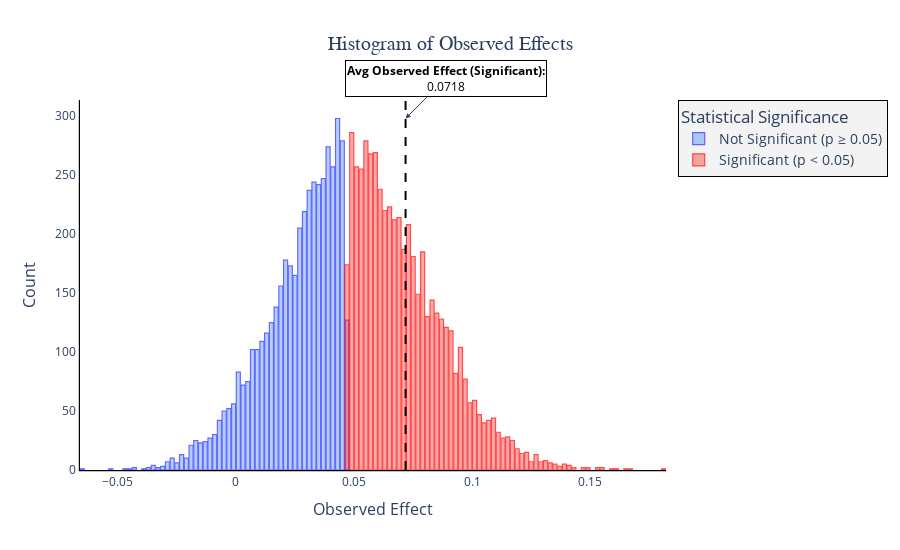

Write notebook code for a chart like this one.
### Code cell
# Compute the mean observed effect for stat_sig == 1
mean_effect_sig = df[df['stat_sig'] == 1]['obs_effect'].mean()

# Create the figure
fig = go.Figure()

# Define colors
colors = {0: "rgba(0, 100, 255, 0.5)", 1: "rgba(255, 50, 50, 0.6)"}

# Add histogram for stat_sig == 0 (Not Significant)
fig.add_trace(go.Histogram(
    x=df[df['stat_sig'] == 0]['obs_effect'],
    #nbinsx=50,
    name="Not Significant (p ≥ 0.05)",
    marker=dict(color=colors[0], line=dict(color='blue', width=1.2)),
    opacity=0.6,
    hovertemplate="<b>Category:</b> Not Significant<br>"
                  "<b>Bin Range:</b> %{x}<br>"
                  "<b>Count:</b> %{y}<extra></extra>"
))

# Add histogram for stat_sig == 1 (Significant)
fig.add_trace(go.Histogram(
    x=df[df['stat_sig'] == 1]['obs_effect'],
    #nbinsx=50,
    name="Significant (p < 0.05)",
    marker=dict(color=colors[1], line=dict(color='red', width=1.2)),
    opacity=0.7,
    hovertemplate="<b>Category:</b> Significant<br>"
                  "<b>Bin Range:</b> %{x}<br>"
                  "<b>Count:</b> %{y}<extra></extra>"
))

# Add vertical line for the mean observed effect (Significant category only)
fig.add_shape(
    dict(
        type="line",
        x0=mean_effect_sig, x1=mean_effect_sig,
        y0=0, y1=1,  # Scale to full height
        xref='x', yref='paper',
        line=dict(color="black", width=2, dash="dash")
    )
)

# Add annotation for the vertical line, including the numeric value
fig.add_annotation(
    x=mean_effect_sig,
    y=0.95,  # Position at 95% height
    xref="x",
    yref="paper",
    text=f"<b>Avg Observed Effect (Significant):</b><br>{mean_effect_sig:.4f}",
    showarrow=True,
    arrowhead=2,
    ax=40,  # Offset annotation
    ay=-40,
    font=dict(size=12, color="black"),
    bgcolor="rgba(255, 255, 255, 0.8)",  # Light background for readability
    bordercolor="black",
    borderwidth=1
)

# Update layout for better aesthetics
fig.update_layout(
    width=900,
    height=550,
    title=dict(
        text="Histogram of Observed Effects",
        font=dict(size=20, family="Arial Bold"),
        x=0.5  # Center the title
    ),
    xaxis=dict(
        title="Observed Effect",
        title_font=dict(size=16),
        tickfont=dict(size=12),
        showgrid=True,
        zeroline=False,
        showline=True,
        linewidth=1.2,
        linecolor="black"
    ),
    yaxis=dict(
        title="Count",
        title_font=dict(size=16),
        tickfont=dict(size=12),
        showgrid=True,
        zeroline=False,
        showline=True,
        linewidth=1.2,
        linecolor="black"
    ),
    plot_bgcolor="white",  # White background
    paper_bgcolor="white",  # White paper background
    bargap=0.1,  # Spacing between bars
    bargroupgap=0.05,
    barmode="overlay",  # Overlay bars for better comparison
    legend=dict(
        title="Statistical Significance",
        font=dict(size=14),
        bgcolor="rgba(240,240,240,0.8)",  # Light grey background for clarity
        bordercolor="black",
        borderwidth=1
    )
)

# Show the improved plot
fig.show()

### Figure 1 — Plotly figure (JSON) as saved in the notebook; plotly's stock layout.template omitted (floating-point values rounded to 4 significant figures; data arrays with more than 128 entries replaced by an {"elided": "..."} marker saying what was removed)
{"data": [{"hovertemplate": "<b>Category:</b> Not Significant<br><b>Bin Range:</b> %{x}<br><b>Count:</b> %{y}<extra></extra>", "marker": {"color": "rgba(0, 100, 255, 0.5)", "line": {"color": "blue", "width": 1.2}}, "name": "Not Significant (p ≥ 0.05)", "opacity": 0.6, "type": "histogram", "x": {"elided": "4637 float values"}}, {"hovertemplate": "<b>Category:</b> Significant<br><b>Bin Range:</b> %{x}<br><b>Count:</b> %{y}<extra></extra>", "marker": {"color": "rgba(255, 50, 50, 0.6)", "line": {"color": "red", "width": 1.2}}, "name": "Significant (p < 0.05)", "opacity": 0.7, "type": "histogram", "x": {"elided": "5363 float values"}}], "layout": {"annotations": [{"arrowhead": 2, "ax": 40, "ay": -40, "bgcolor": "rgba(255, 255, 255, 0.8)", "bordercolor": "black", "borderwidth": 1, "font": {"color": "black", "size": 12}, "showarrow": true, "text": "<b>Avg Observed Effect (Significant):</b><br>0.0718", "x": 0.07178, "xref": "x", "y": 0.95, "yref": "paper"}], "bargap": 0.1, "bargroupgap": 0.05, "barmode": "overlay", "height": 550, "legend": {"bgcolor": "rgba(240,240,240,0.8)", "bordercolor": "black", "borderwidth": 1, "font": {"size": 14}, "title": {"text": "Statistical Significance"}}, "paper_bgcolor": "white", "plot_bgcolor": "white", "shapes": [{"line": {"color": "black", "dash": "dash", "width": 2}, "type": "line", "x0": 0.07178, "x1": 0.07178, "xref": "x", "y0": 0, "y1": 1, "yref": "paper"}], "title": {"font": {"family": "Arial Bold", "size": 20}, "text": "Histogram of Observed Effects", "x": 0.5}, "width": 900, "xaxis": {"linecolor": "black", "linewidth": 1.2, "showgrid": true, "showline": true, "tickfont": {"size": 12}, "title": {"font": {"size": 16}, "text": "Observed Effect"}, "zeroline": false}, "yaxis": {"linecolor": "black", "linewidth": 1.2, "showgrid": true, "showline": true, "tickfont": {"size": 12}, "title": {"font": {"size": 16}, "text": "Count"}, "zeroline": false}}}
